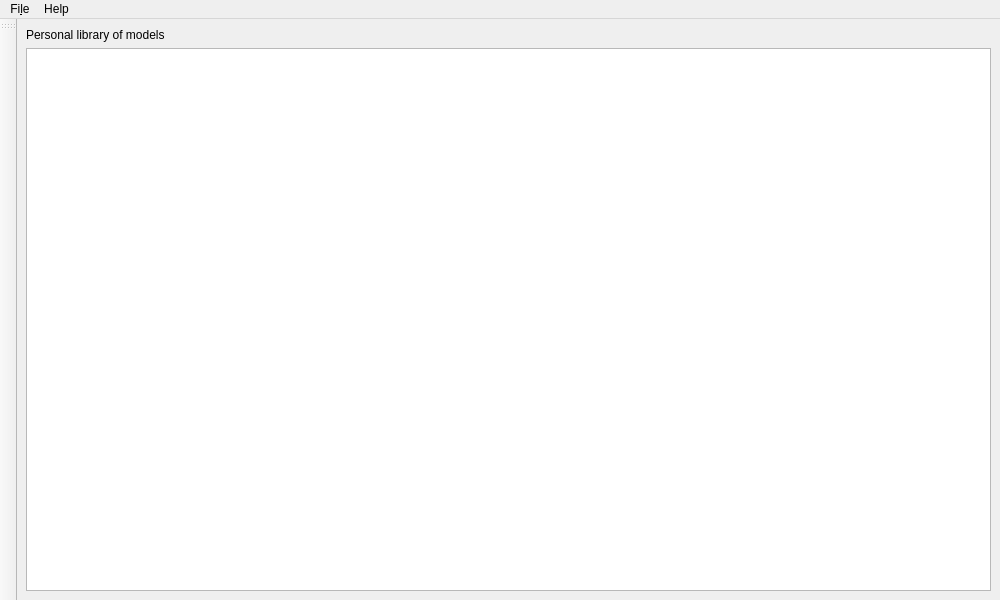
<?xml version="1.0" encoding="UTF-8"?>
<ui version="4.0">
 <class>ModelBuilder</class>
 <widget class="QMainWindow" name="ModelBuilder">
  <property name="windowModality">
   <enum>Qt::WindowModal</enum>
  </property>
  <property name="geometry">
   <rect>
    <x>0</x>
    <y>0</y>
    <width>1000</width>
    <height>600</height>
   </rect>
  </property>
  <property name="windowTitle">
   <string>MainWindow</string>
  </property>
  <widget class="QWidget" name="centralwidget">
   <layout class="QVBoxLayout" name="verticalLayout">
    <item>
     <widget class="QStackedWidget" name="stackedWidget">
      <property name="currentIndex">
       <number>0</number>
      </property>
      <widget class="QWidget" name="page">
       <layout class="QVBoxLayout" name="verticalLayout_3">
        <property name="leftMargin">
         <number>0</number>
        </property>
        <property name="topMargin">
         <number>0</number>
        </property>
        <property name="rightMargin">
         <number>0</number>
        </property>
        <property name="bottomMargin">
         <number>0</number>
        </property>
        <item>
         <widget class="QLabel" name="label_2">
          <property name="text">
           <string>Personal library of models</string>
          </property>
         </widget>
        </item>
        <item>
         <widget class="WorkspaceView" name="listView">
          <property name="editTriggers">
           <set>QAbstractItemView::NoEditTriggers</set>
          </property>
          <property name="verticalScrollMode">
           <enum>QAbstractItemView::ScrollPerPixel</enum>
          </property>
          <property name="indentation">
           <number>4</number>
          </property>
          <property name="rootIsDecorated">
           <bool>false</bool>
          </property>
          <property name="sortingEnabled">
           <bool>true</bool>
          </property>
          <property name="headerHidden">
           <bool>true</bool>
          </property>
         </widget>
        </item>
       </layout>
      </widget>
      <widget class="QWidget" name="page_2">
       <layout class="QVBoxLayout" name="verticalLayout_2" stretch="0,1">
        <property name="leftMargin">
         <number>0</number>
        </property>
        <property name="topMargin">
         <number>0</number>
        </property>
        <property name="rightMargin">
         <number>0</number>
        </property>
        <property name="bottomMargin">
         <number>0</number>
        </property>
        <item>
         <layout class="QHBoxLayout" name="horizontalLayout_2">
          <item>
           <widget class="QLabel" name="modelFile">
            <property name="text">
             <string>TextLabel</string>
            </property>
            <property name="textInteractionFlags">
             <set>Qt::LinksAccessibleByMouse|Qt::TextSelectableByMouse</set>
            </property>
           </widget>
          </item>
          <item>
           <spacer name="horizontalSpacer">
            <property name="orientation">
             <enum>Qt::Horizontal</enum>
            </property>
            <property name="sizeHint" stdset="0">
             <size>
              <width>40</width>
              <height>20</height>
             </size>
            </property>
           </spacer>
          </item>
          <item>
           <widget class="QPushButton" name="buttonEditor">
            <property name="text">
             <string>Model Editor</string>
            </property>
           </widget>
          </item>
          <item>
           <widget class="QPushButton" name="buttonDescription">
            <property name="text">
             <string>Model Documentation</string>
            </property>
           </widget>
          </item>
         </layout>
        </item>
        <item>
         <widget class="Editor" name="editor" native="true"/>
        </item>
       </layout>
      </widget>
     </widget>
    </item>
   </layout>
  </widget>
  <widget class="QMenuBar" name="menubar">
   <property name="geometry">
    <rect>
     <x>0</x>
     <y>0</y>
     <width>1000</width>
     <height>21</height>
    </rect>
   </property>
   <widget class="QMenu" name="menuFile">
    <property name="title">
     <string>Fi&amp;le</string>
    </property>
    <addaction name="actionNew"/>
    <addaction name="separator"/>
    <addaction name="actionEdit"/>
    <addaction name="actionSave"/>
    <addaction name="actionDelete"/>
    <addaction name="separator"/>
    <addaction name="separator"/>
    <addaction name="actionExit"/>
   </widget>
   <widget class="QMenu" name="menuHelp">
    <property name="title">
     <string>Help</string>
    </property>
    <addaction name="actionHelp"/>
   </widget>
   <addaction name="menuFile"/>
   <addaction name="menuHelp"/>
  </widget>
  <widget class="QToolBar" name="toolBar">
   <property name="windowTitle">
    <string>toolBar</string>
   </property>
   <attribute name="toolBarArea">
    <enum>LeftToolBarArea</enum>
   </attribute>
   <attribute name="toolBarBreak">
    <bool>false</bool>
   </attribute>
  </widget>
  <action name="actionExit">
   <property name="icon">
    <iconset resource="../Resource.qrc">
     <normaloff>:/img/Resources/exit.png</normaloff>:/img/Resources/exit.png</iconset>
   </property>
   <property name="text">
    <string>E&amp;xit</string>
   </property>
  </action>
  <action name="actionSave">
   <property name="icon">
    <iconset resource="../Resource.qrc">
     <normaloff>:/img/Resources/save.png</normaloff>:/img/Resources/save.png</iconset>
   </property>
   <property name="text">
    <string>&amp;Save</string>
   </property>
   <property name="shortcut">
    <string>Ctrl+S</string>
   </property>
  </action>
  <action name="actionDelete">
   <property name="icon">
    <iconset resource="../Resource.qrc">
     <normaloff>:/img/Resources/delete.png</normaloff>:/img/Resources/delete.png</iconset>
   </property>
   <property name="text">
    <string>&amp;Delete</string>
   </property>
   <property name="shortcut">
    <string>Del</string>
   </property>
  </action>
  <action name="actionNew">
   <property name="icon">
    <iconset resource="../Resource.qrc">
     <normaloff>:/img/Resources/model-new.png</normaloff>:/img/Resources/model-new.png</iconset>
   </property>
   <property name="text">
    <string>&amp;New</string>
   </property>
   <property name="shortcut">
    <string>Ctrl+N</string>
   </property>
  </action>
  <action name="actionEdit">
   <property name="icon">
    <iconset resource="../Resource.qrc">
     <normaloff>:/img/Resources/open.png</normaloff>:/img/Resources/open.png</iconset>
   </property>
   <property name="text">
    <string>&amp;Open</string>
   </property>
   <property name="shortcut">
    <string>Ctrl+P</string>
   </property>
  </action>
  <action name="actionCloseModel">
   <property name="checkable">
    <bool>true</bool>
   </property>
   <property name="icon">
    <iconset resource="../Resource.qrc">
     <normaloff>:/Resources/exit.png</normaloff>:/Resources/exit.png</iconset>
   </property>
   <property name="text">
    <string>actionCloseModel</string>
   </property>
   <property name="shortcut">
    <string>Ctrl+W</string>
   </property>
  </action>
  <action name="actionHelp">
   <property name="icon">
    <iconset resource="../Resource.qrc">
     <normaloff>:/Resources/help.png</normaloff>:/Resources/help.png</iconset>
   </property>
   <property name="text">
    <string>Help</string>
   </property>
  </action>
 </widget>
 <customwidgets>
  <customwidget>
   <class>WorkspaceView</class>
   <extends>QTreeView</extends>
   <header location="global">workspaceview.h</header>
  </customwidget>
  <customwidget>
   <class>Editor</class>
   <extends>QWidget</extends>
   <header>editor.h</header>
   <container>1</container>
  </customwidget>
 </customwidgets>
 <resources>
  <include location="../Resource.qrc"/>
 </resources>
 <connections>
  <connection>
   <sender>actionExit</sender>
   <signal>triggered()</signal>
   <receiver>ModelBuilder</receiver>
   <slot>close()</slot>
   <hints>
    <hint type="sourcelabel">
     <x>-1</x>
     <y>-1</y>
    </hint>
    <hint type="destinationlabel">
     <x>399</x>
     <y>299</y>
    </hint>
   </hints>
  </connection>
 </connections>
 <slots>
  <slot>animate()</slot>
 </slots>
</ui>
